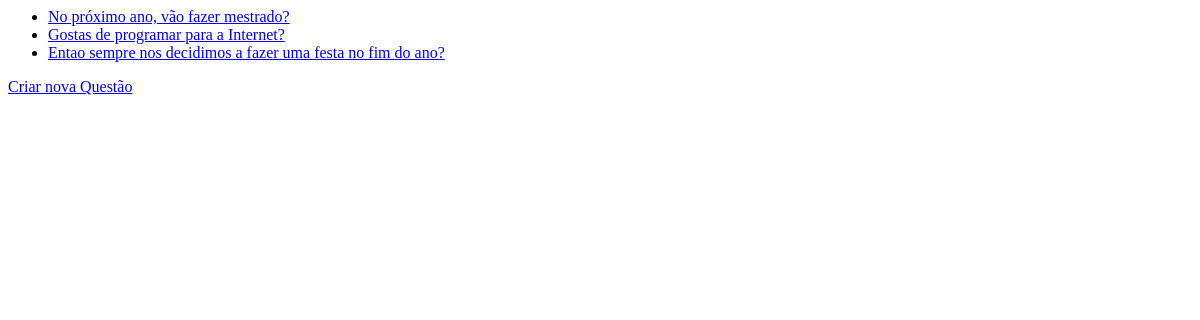
/votacao/, run on an earlier commit of the app's database.
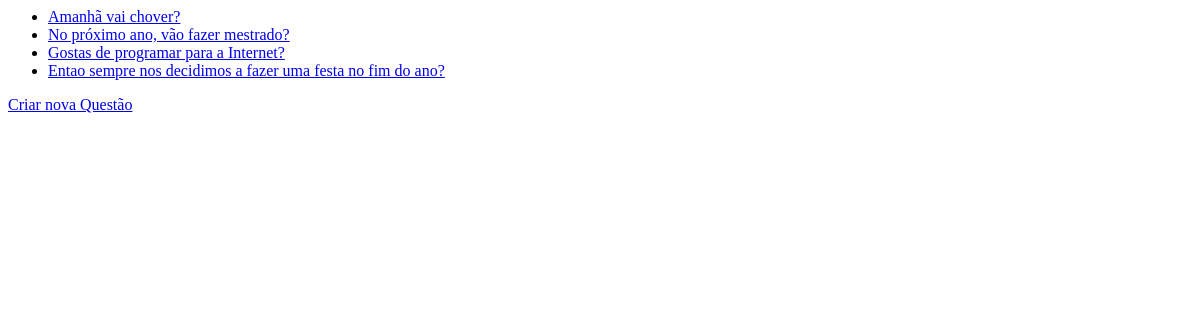
And on a later commit of the database.
### votacao/models.py (models this page shows, shortened)
class Questao(models.Model):
    questao_texto = models.CharField(max_length=200)
    pub_data = models.DateTimeField('data de publicacao')

### votacao/views.py (the view)
# urls.py: path("", views.index, name='index'),
def index(request):
    latest_question_list =Questao.objects.order_by('-pub_data')[:5]
    context = {'latest_question_list': latest_question_list}
    return render(request, 'votacao/index.html',context)

### votacao/templates/votacao/index.html
{% if latest_question_list %}
<ul>
    {% for questao in latest_question_list %}
    <li>
        <a href="{% url 'votacao:detalhe' questao.id %}">
            {{ questao.questao_texto }}
        </a>
    </li>
    {% endfor %}
</ul>
{% else %}
<p>Nao ha questoes disponiveis.</p>
{% endif %}
<a href="{% url 'votacao:criarquestao' %}">Criar nova Questão</a>

What changed in the data, as far as the page shows it:
added Questao: questao_texto "Amanhã vai chover?"
